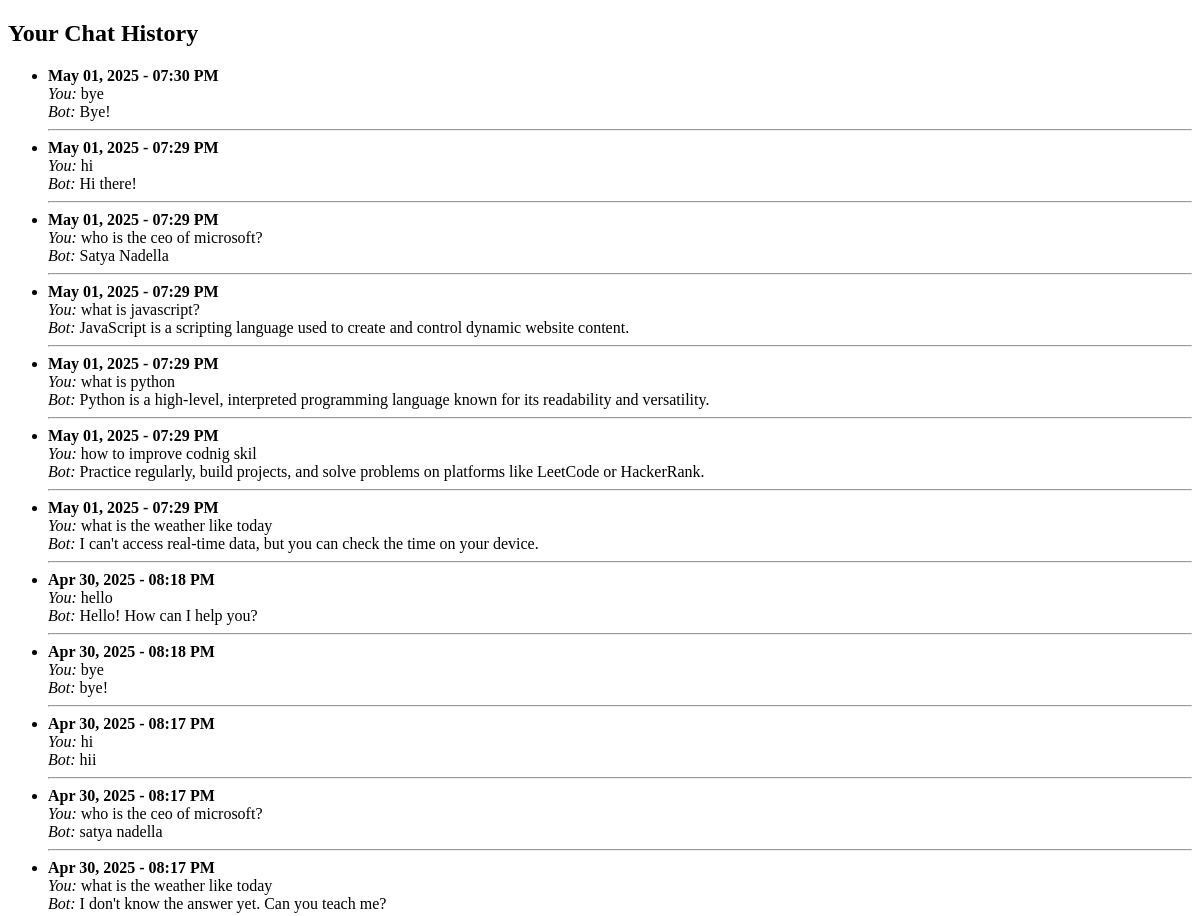
Page /history (signed in, upper part) on the earlier database version.
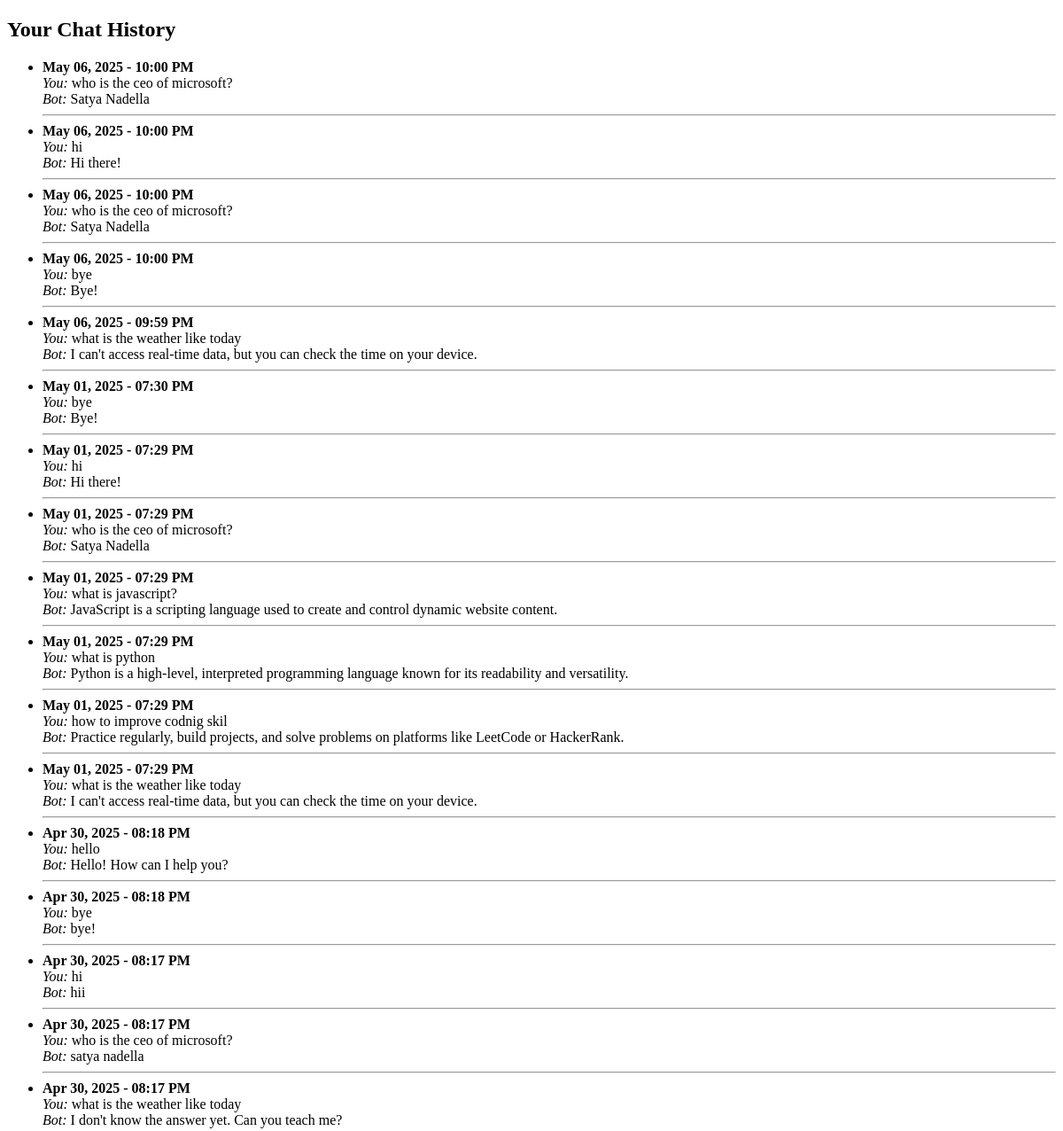
Same page on the later database version.
### tables this page shows
CREATE TABLE conversations (
        id INTEGER PRIMARY KEY AUTOINCREMENT,
        username TEXT NOT NULL,
        message TEXT NOT NULL,
        response TEXT NOT NULL,
        timestamp DATETIME DEFAULT CURRENT_TIMESTAMP
    );

### ByteBuddy/app.py (the view)
@app.route('/history')
def history():
    username = session.get("username")
    conn = sqlite3.connect('byte_buddy.db')
    c = conn.cursor()
    c.execute('''
        SELECT DATE(timestamp), message, response, timestamp
        FROM conversations
        WHERE username = ?
        ORDER BY timestamp DESC
    ''', (username,))
    chats = c.fetchall()
    conn.close()
    return render_template('history.html', chats=chats)

### ByteBuddy/templates/history.html (shortened to what this page needs)
<!DOCTYPE html>
<html>
<head>
</head>
<body>
    <h2>Your Chat History</h2>
    <ul>
        {% for chat in chats %}
            <li>
                <strong>{{ chat[3] }}</strong><br>
                <em>You:</em> {{ chat[1] }}<br>
                <em>Bot:</em> {{ chat[2] }}
                <hr>
            </li>
        {% endfor %}
    </ul>
</body>
</html>

Differences in the rows shown:
added conversations: timestamp "May 06, 2025 - 10:00 PM", message "who is the ceo of microsoft?", response "Satya Nadella"
added conversations: timestamp "May 06, 2025 - 10:00 PM", message "hi", response "Hi there!"
added conversations: timestamp "May 06, 2025 - 10:00 PM", message "who is the ceo of microsoft?", response "Satya Nadella"
added conversations: timestamp "May 06, 2025 - 10:00 PM", message "bye", response "Bye!"
added conversations: timestamp "May 06, 2025 - 09:59 PM", message "what is the weather like today", response "I can't access real-time data, but you can check the time on your device."
